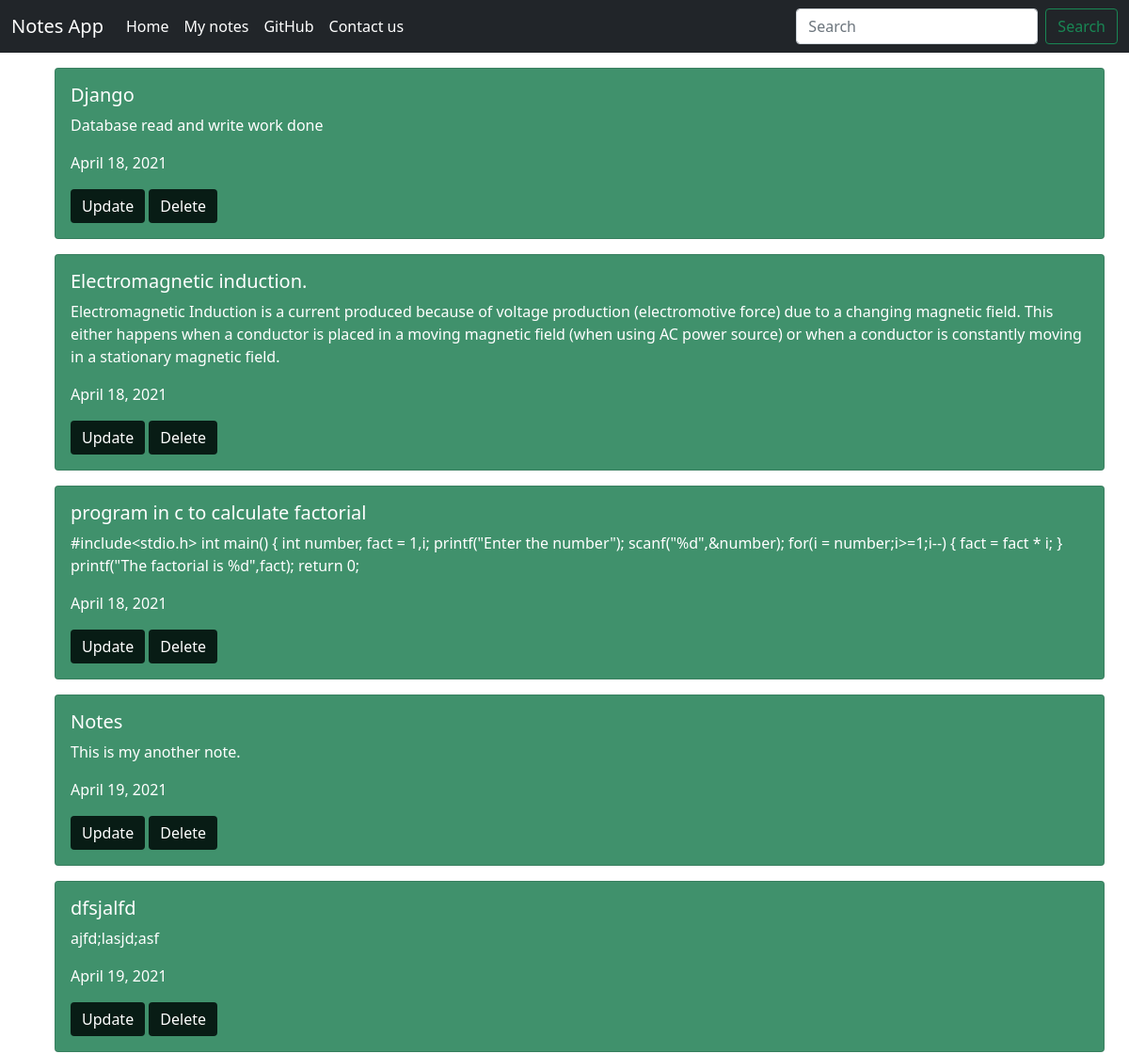
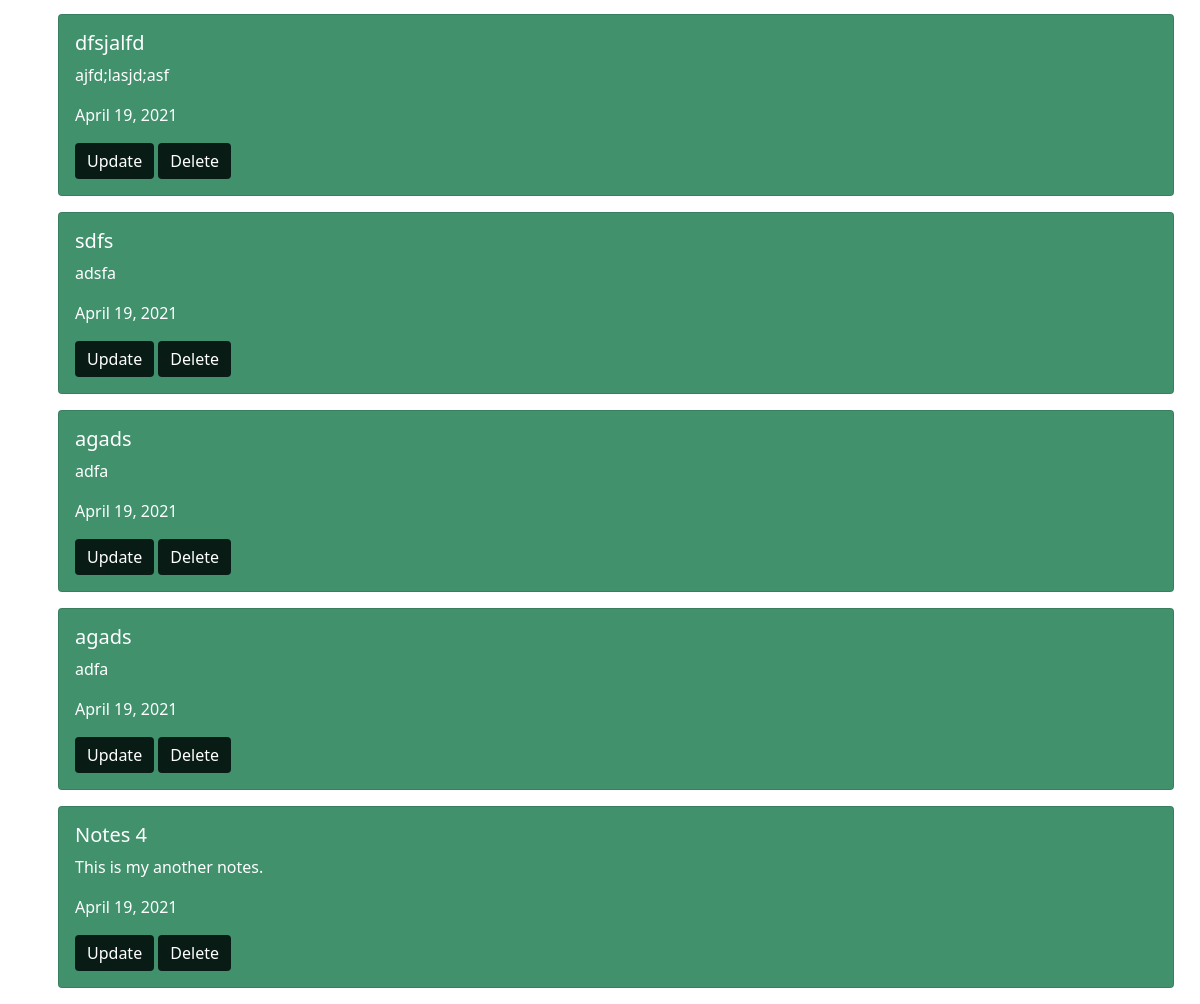
Page /notes/ on the earlier database version (2 pictures, top to bottom).
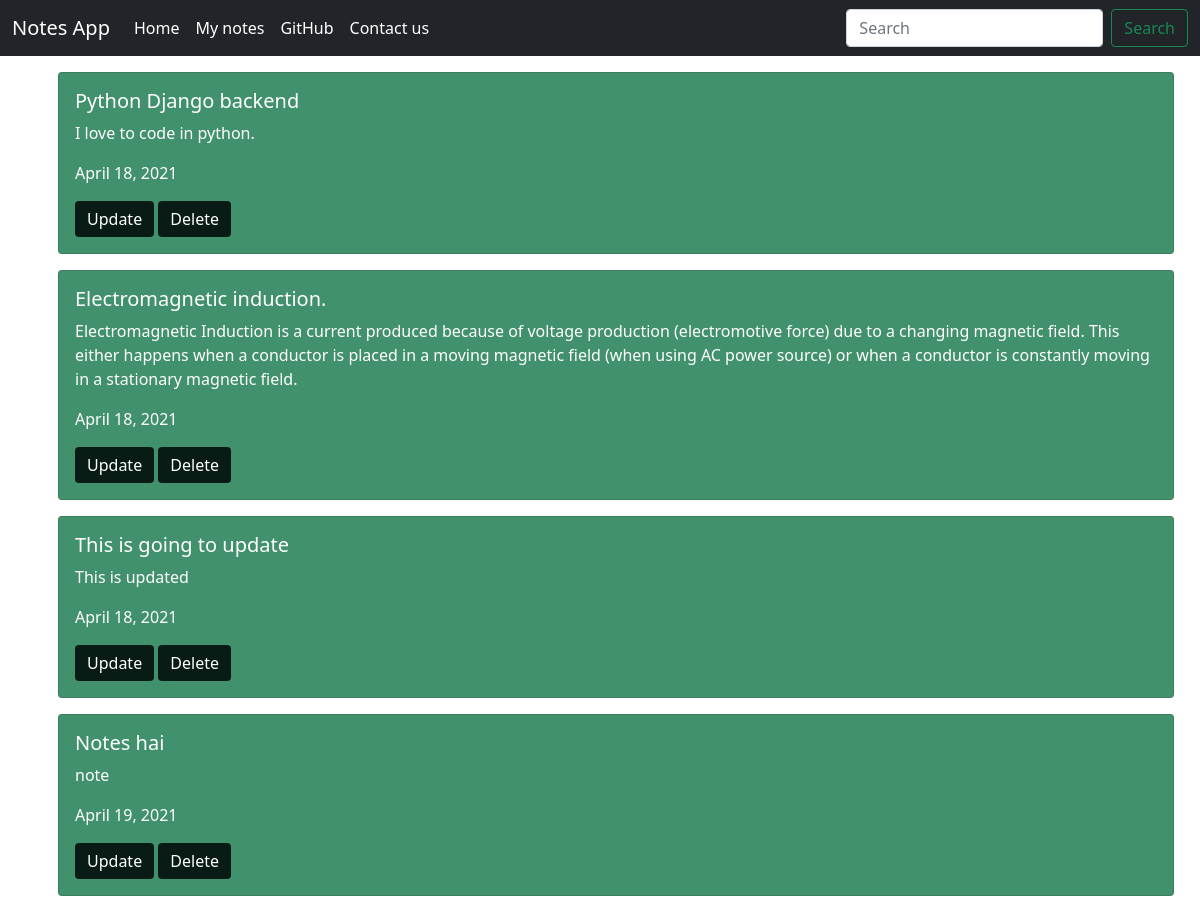
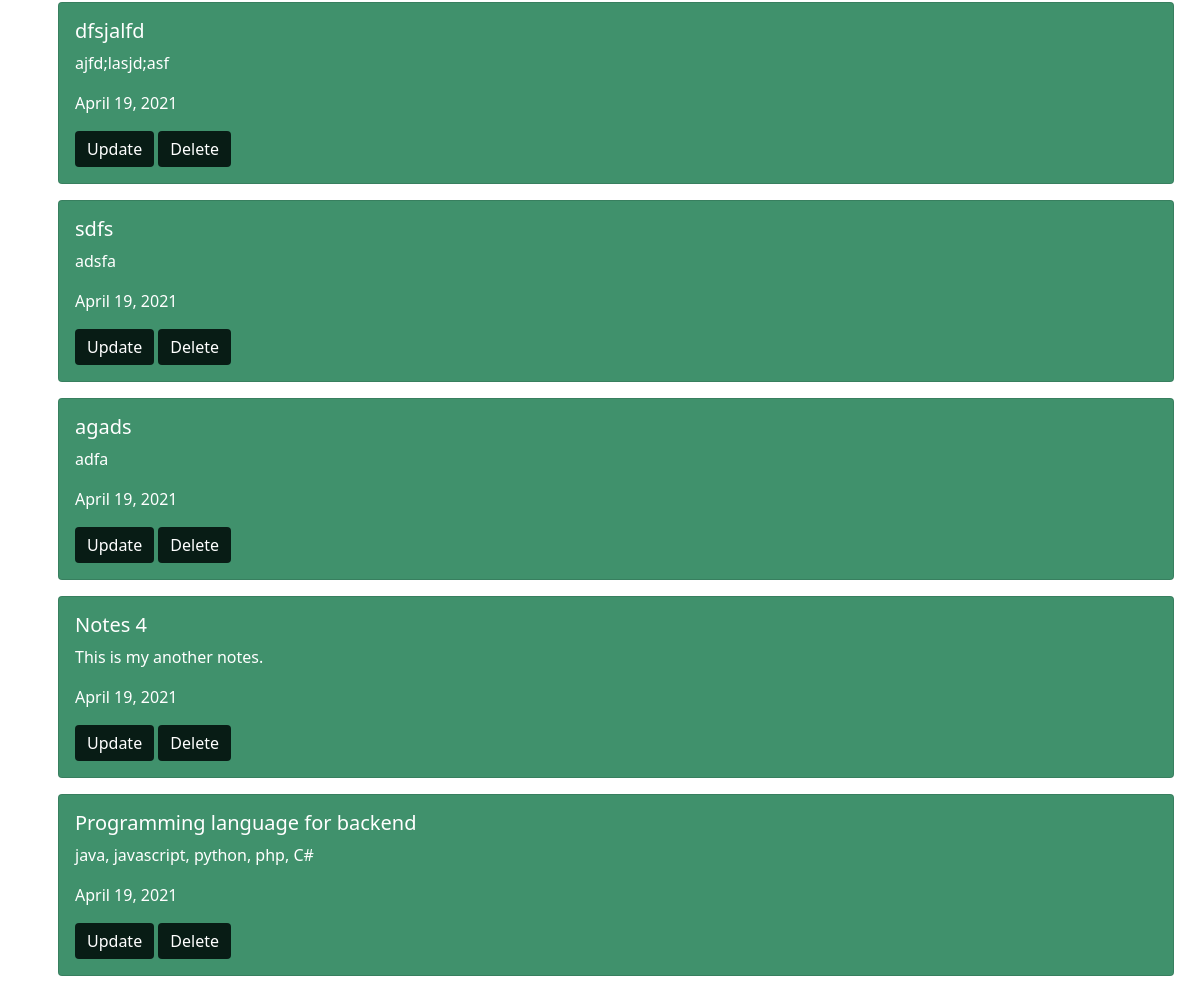
Same page on the later database version (2 pictures, top to bottom).
### home/models.py (models this page shows)
class NotesInfo(models.Model):
    id = models.AutoField(primary_key=True)
    title = models.CharField(max_length=50)
    body =models.TextField()
    date = models.DateField(blank=True,null=True)

### home/views.py (the view)
# urls.py: path("notes/",views.about, name="notes"),
def about(request):
    notes = NotesInfo.objects.all()
    context = {'notes':notes}
    return render(request,'allnotes.html',context)

### home/templates/allnotes.html (shortened to what this page needs)
{% extends 'base.html' %}
{% block body %}
<div class="container my-3">
    {% for note in notes %}
        <div id="allnotes">
            <div class="card " style="width: 100%; margin:1rem; background-color:#40916c; color:white;" >
                <div class="card-body">
                <h5 class="card-title">{{note.title}}</h5>
                <p class="card-text">{{note.body}}</p>
                <p>{{note.date}}</p>
                <form action="{% url 'update' note.id %}" method="post" style="display: inline;">
                    <button id="btnUpdate" type="submit" style="background-color: #081c15; border:none;" class="btn btn-primary" >Update</button>
                </form>
                <form action="{% url 'delete' note.id %}" method="post" style="display: inline;">
                    <button id="btnDelete" type="submit" style="background-color: #081c15; border:none;" class="btn btn-primary">Delete</button>
                </form>
            </div>
        </div>
    {% endfor %}
</div>
{% endblock body %}

### home/templates/base.html (shortened to what this page needs)
<!doctype html>
<html lang="en">
<head>
    <link href="https://cdn.jsdelivr.net/npm/bootstrap@5.0.0-beta3/dist/css/bootstrap.min.css" rel="stylesheet"
>
</head>
<body>
    <nav class="navbar navbar-expand-lg navbar-dark bg-dark">
        <div class="container-fluid">
            <a class="navbar-brand" href="/">Notes App</a>
            <div class="collapse navbar-collapse" id="navbarSupportedContent">
                <ul class="navbar-nav me-auto mb-2 mb-lg-0">
                    <li class="nav-item">
                        <a class="nav-link active" aria-current="page" href="/">Home</a>
                    </li>
                    <li class="nav-item">
                        <a class="nav-link active" aria-current="page" href="{% url 'notes' %}">My notes</a>
                    </li>
                    <li class="nav-item">
                        <a class="nav-link active" aria-current="page" href="github/">GitHub</a>
                    </li>
                    <li class="nav-item">
                        <a class="nav-link active" aria-current="page" href="contactus/">Contact us</a>
                    </li>
                </ul>
                <form action="{% url 'search' %}" method = "POST" class="d-flex">
                    <input class="form-control me-2" type="search" placeholder="Search" name="searchnote" aria-label="Search">
                    <button class="btn btn-outline-success" type="submit">Search</button>
                </form>
            </div>
        </div>
    </nav>
    {% block body %}{% endblock body %}
</body>
</html>

Differences in the rows shown:
removed NotesInfo: title "dfsjalfd", body "ajfd;lasjd;asf", date "April 19, 2021"
removed NotesInfo: title "agads", body "adfa", date "April 19, 2021"
changed NotesInfo: title "Django" → "Python Django backend"; body "Database read and write work done" → "I love to code in python."
changed NotesInfo: title "program in c to calculate factorial" → "This is going to update"; body "#include<stdio.h> int main() { int number, fact = 1,i; printf(\"Enter the number\"); scanf(\"%d\",&number); for(i = number;i>=1;i--) { fact = fact * i; } printf(\"The factorial is %d\",fact); return 0;" → "This is updated"
changed NotesInfo: title "Notes" → "Notes hai"; body "This is my another note." → "note"
added NotesInfo: title "Programming language for backend", body "java, javascript, python, php, C#", date "April 19, 2021"
